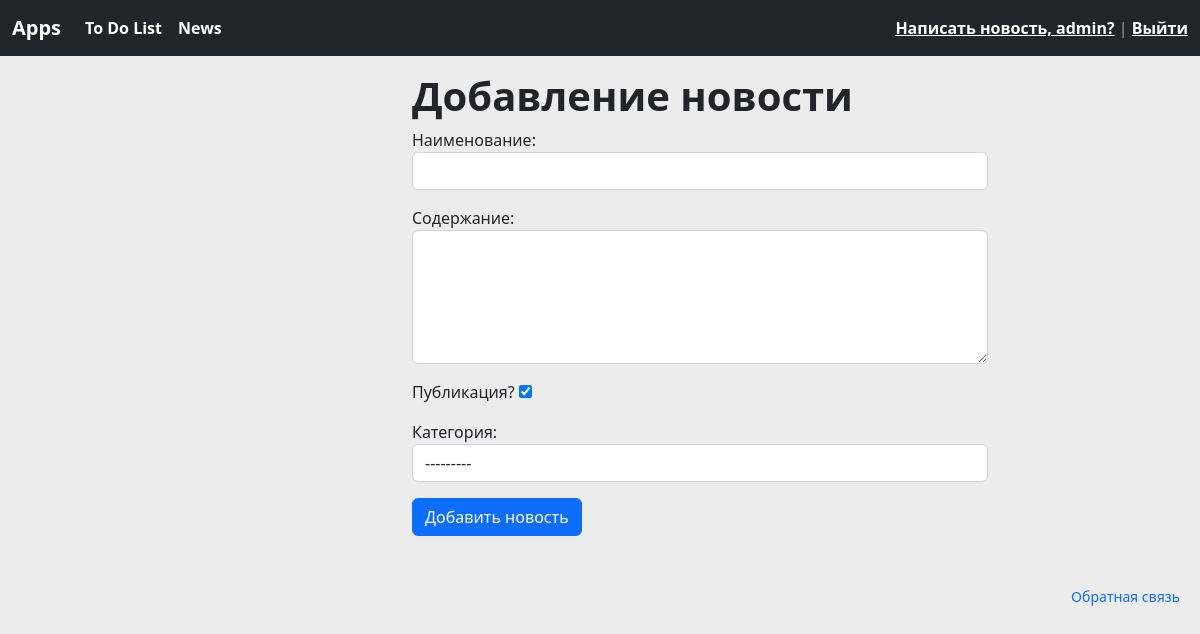
Page /app/news/add-news/ (signed in) on the earlier database version.
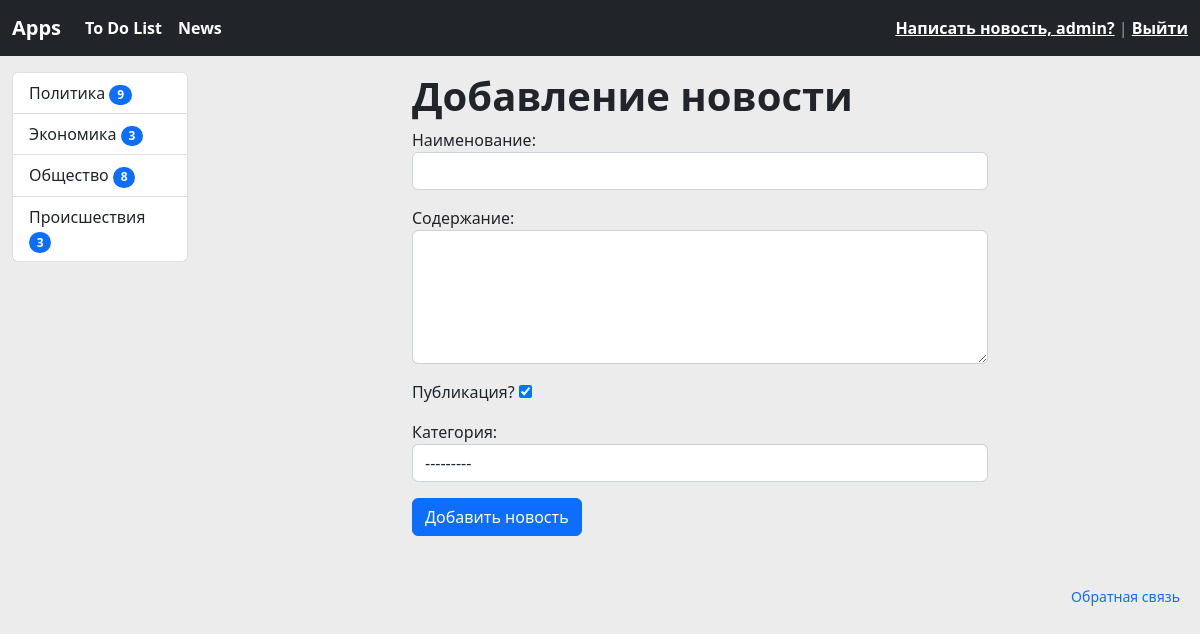
Same page on the later database version.
### news/models.py (models this page shows)
class Category(models.Model):
    title = models.CharField(max_length=150, db_index=True, verbose_name='Название категории')
    def get_absolute_url(self):
        return reverse('news:category', kwargs={'category_id': self.pk})
    def __str__(self):
        return self.title
    class Meta:
        verbose_name = 'Категория'
        verbose_name_plural = 'Категории'
        ordering = ['id']

### news/views.py (the view)
# urls.py: path('add-news/', CreateNews.as_view(), name="add_news"),
class CreateNews(LoginRequiredMixin, CreateView):
    title = 'Добавление новости'
    form_class = NewsForm
    template_name = 'news/news_create.html'
    raise_exception = True
    def get_context_data(self, *, object_list=None, **kwargs):
            context = super().get_context_data(**kwargs)
            context['title'] = 'Добавление новости'
            return context

### news/forms.py
class NewsForm(forms.ModelForm):
    class Meta:
        model = News
        fields = ['title', 'content', 'is_published', 'category']
        widgets = {
        'title': forms.TextInput(attrs={'class': 'form-control'}),
        'content': forms.Textarea(attrs={'class': 'form-control', 'rows': 5}),
        'photo': forms.FileInput(attrs={'class': 'form-control'}),
        'category': forms.Select(attrs={'class': 'form-control'})
        }

### news/templatetags/news_tags.py (called while the page is built)
@register.simple_tag(name='get_list_categories')
def get_categories():
    return Category.objects.annotate(cnt=Count('news', filter=F('news__is_published'))).filter(cnt__gt=0)

### news/templates/news/news_create.html (shortened to what this page needs)
{% extends "base.html" %}
{% load news_tags %}
{% block main %}
<div class="container-fluid mb-3">
  <div class="row">
    <div class="col-md-2 pt-3">
        {% include 'inc/_sidebar.html' %}
    </div>
    <div class="col-md-6 pt-3 container-fluid">
                <div class="col">
                    <h1><b>{{ title }}</b></h1>
                    <form action="{% url 'news:add_news' %}" method="post">
                        {{ form.as_p }}
                        <button type="submit" class="btn btn-primary btn-block">Добавить новость</button>
                    </form>
                </div>
    </div>
  </div>
</div>
{% endblock %}

### news/templates/inc/_sidebar.html
{% load news_tags %}
<div class="list-group">
    {% get_list_categories as categories %}
    {% for item in categories %}
    <a href="{{ item.get_absolute_url }}" class="list-group-item list-group-item-action">{{ item.title }}
    <span class="badge bg-primary rounded-pill">{{ item.cnt }}</span>
    </a>
    {% endfor%}
</div>
<br>

Differences in the rows shown:
added Category: title "Политика", cnt "9"
added Category: title "Экономика", cnt "3"
added Category: title "Общество", cnt "8"
added Category: title "Происшествия", cnt "3"
